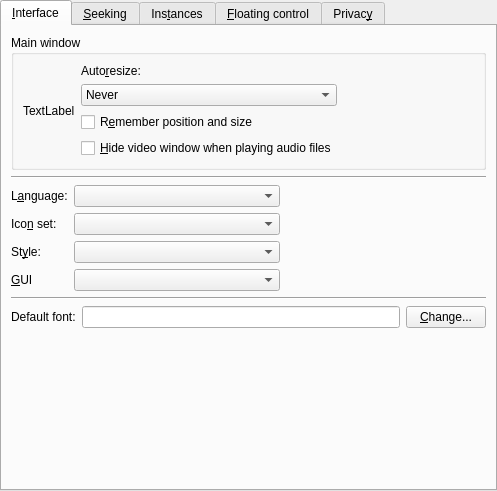
<?xml version="1.0" encoding="UTF-8"?>
<ui version="4.0">
 <class>PrefInterface</class>
 <widget class="QWidget" name="PrefInterface">
  <property name="geometry">
   <rect>
    <x>0</x>
    <y>0</y>
    <width>497</width>
    <height>491</height>
   </rect>
  </property>
  <layout class="QVBoxLayout">
   <property name="spacing">
    <number>0</number>
   </property>
   <property name="margin">
    <number>0</number>
   </property>
   <item>
    <widget class="QTabWidget" name="tabWidget">
     <property name="currentIndex">
      <number>0</number>
     </property>
     <widget class="QWidget" name="tab">
      <attribute name="title">
       <string>&amp;Interface</string>
      </attribute>
      <layout class="QVBoxLayout">
       <property name="spacing">
        <number>6</number>
       </property>
       <property name="margin">
        <number>9</number>
       </property>
       <item>
        <widget class="QGroupBox" name="groupBox">
         <property name="title">
          <string>Main window</string>
         </property>
         <layout class="QHBoxLayout">
          <property name="spacing">
           <number>6</number>
          </property>
          <property name="margin">
           <number>9</number>
          </property>
          <item>
           <widget class="QLabel" name="resize_window_icon">
            <property name="text">
             <string>TextLabel</string>
            </property>
           </widget>
          </item>
          <item>
           <layout class="QVBoxLayout">
            <property name="spacing">
             <number>6</number>
            </property>
            <property name="margin">
             <number>0</number>
            </property>
            <item>
             <widget class="QLabel" name="label">
              <property name="text">
               <string>Auto&amp;resize:</string>
              </property>
              <property name="buddy">
               <cstring>mainwindow_resize_combo</cstring>
              </property>
             </widget>
            </item>
            <item>
             <widget class="QComboBox" name="mainwindow_resize_combo">
              <property name="sizePolicy">
               <sizepolicy hsizetype="Preferred" vsizetype="Fixed">
                <horstretch>0</horstretch>
                <verstretch>0</verstretch>
               </sizepolicy>
              </property>
              <item>
               <property name="text">
                <string>Never</string>
               </property>
              </item>
              <item>
               <property name="text">
                <string>Whenever it's needed</string>
               </property>
              </item>
              <item>
               <property name="text">
                <string>Only after loading a new video</string>
               </property>
              </item>
             </widget>
            </item>
            <item>
             <widget class="QCheckBox" name="save_size_check">
              <property name="text">
               <string>R&amp;emember position and size</string>
              </property>
             </widget>
            </item>
            <item>
             <widget class="QCheckBox" name="hide_video_window_on_audio_check">
              <property name="text">
               <string>&amp;Hide video window when playing audio files</string>
              </property>
             </widget>
            </item>
           </layout>
          </item>
          <item>
           <spacer>
            <property name="orientation">
             <enum>Qt::Horizontal</enum>
            </property>
            <property name="sizeHint" stdset="0">
             <size>
              <width>40</width>
              <height>20</height>
             </size>
            </property>
           </spacer>
          </item>
         </layout>
        </widget>
       </item>
       <item>
        <widget class="Line" name="line_3">
         <property name="sizePolicy">
          <sizepolicy hsizetype="Expanding" vsizetype="Fixed">
           <horstretch>0</horstretch>
           <verstretch>0</verstretch>
          </sizepolicy>
         </property>
         <property name="orientation">
          <enum>Qt::Horizontal</enum>
         </property>
        </widget>
       </item>
       <item>
        <layout class="QGridLayout">
         <property name="margin">
          <number>0</number>
         </property>
         <property name="spacing">
          <number>6</number>
         </property>
         <item row="0" column="0">
          <widget class="QLabel" name="textLabel1_18">
           <property name="text">
            <string>L&amp;anguage:</string>
           </property>
           <property name="wordWrap">
            <bool>false</bool>
           </property>
           <property name="buddy">
            <cstring>language_combo</cstring>
           </property>
          </widget>
         </item>
         <item row="1" column="0">
          <widget class="QLabel" name="textLabel1_19">
           <property name="text">
            <string>Ico&amp;n set:</string>
           </property>
           <property name="wordWrap">
            <bool>false</bool>
           </property>
           <property name="buddy">
            <cstring>iconset_combo</cstring>
           </property>
          </widget>
         </item>
         <item row="2" column="1">
          <widget class="MyComboBox" name="style_combo">
           <property name="sizePolicy">
            <sizepolicy hsizetype="Expanding" vsizetype="Fixed">
             <horstretch>0</horstretch>
             <verstretch>0</verstretch>
            </sizepolicy>
           </property>
          </widget>
         </item>
         <item row="2" column="2">
          <spacer>
           <property name="orientation">
            <enum>Qt::Horizontal</enum>
           </property>
           <property name="sizeHint" stdset="0">
            <size>
             <width>40</width>
             <height>20</height>
            </size>
           </property>
          </spacer>
         </item>
         <item row="0" column="1">
          <widget class="MyComboBox" name="language_combo">
           <property name="sizePolicy">
            <sizepolicy hsizetype="Expanding" vsizetype="Fixed">
             <horstretch>0</horstretch>
             <verstretch>0</verstretch>
            </sizepolicy>
           </property>
          </widget>
         </item>
         <item row="2" column="0">
          <widget class="QLabel" name="style_label">
           <property name="text">
            <string>St&amp;yle:</string>
           </property>
           <property name="wordWrap">
            <bool>false</bool>
           </property>
           <property name="buddy">
            <cstring>style_combo</cstring>
           </property>
          </widget>
         </item>
         <item row="1" column="1">
          <widget class="MyComboBox" name="iconset_combo">
           <property name="sizePolicy">
            <sizepolicy hsizetype="Expanding" vsizetype="Fixed">
             <horstretch>0</horstretch>
             <verstretch>0</verstretch>
            </sizepolicy>
           </property>
          </widget>
         </item>
         <item row="1" column="2">
          <spacer>
           <property name="orientation">
            <enum>Qt::Horizontal</enum>
           </property>
           <property name="sizeHint" stdset="0">
            <size>
             <width>40</width>
             <height>20</height>
            </size>
           </property>
          </spacer>
         </item>
         <item row="0" column="2">
          <spacer>
           <property name="orientation">
            <enum>Qt::Horizontal</enum>
           </property>
           <property name="sizeHint" stdset="0">
            <size>
             <width>40</width>
             <height>20</height>
            </size>
           </property>
          </spacer>
         </item>
         <item row="3" column="0">
          <widget class="QLabel" name="label_4">
           <property name="text">
            <string>&amp;GUI</string>
           </property>
           <property name="buddy">
            <cstring>gui_combo</cstring>
           </property>
          </widget>
         </item>
         <item row="3" column="1">
          <widget class="QComboBox" name="gui_combo">
           <property name="sizePolicy">
            <sizepolicy hsizetype="Expanding" vsizetype="Fixed">
             <horstretch>0</horstretch>
             <verstretch>0</verstretch>
            </sizepolicy>
           </property>
          </widget>
         </item>
         <item row="3" column="2">
          <spacer>
           <property name="orientation">
            <enum>Qt::Horizontal</enum>
           </property>
           <property name="sizeHint" stdset="0">
            <size>
             <width>40</width>
             <height>20</height>
            </size>
           </property>
          </spacer>
         </item>
        </layout>
       </item>
       <item>
        <widget class="Line" name="line">
         <property name="sizePolicy">
          <sizepolicy hsizetype="Expanding" vsizetype="Fixed">
           <horstretch>0</horstretch>
           <verstretch>0</verstretch>
          </sizepolicy>
         </property>
         <property name="orientation">
          <enum>Qt::Horizontal</enum>
         </property>
        </widget>
       </item>
       <item>
        <layout class="QHBoxLayout">
         <property name="spacing">
          <number>6</number>
         </property>
         <property name="margin">
          <number>0</number>
         </property>
         <item>
          <widget class="QLabel" name="label_2">
           <property name="text">
            <string>Default font:</string>
           </property>
          </widget>
         </item>
         <item>
          <widget class="QLineEdit" name="default_font_edit">
           <property name="readOnly">
            <bool>true</bool>
           </property>
          </widget>
         </item>
         <item>
          <widget class="QPushButton" name="changeFontButton">
           <property name="text">
            <string>&amp;Change...</string>
           </property>
          </widget>
         </item>
        </layout>
       </item>
       <item>
        <spacer>
         <property name="orientation">
          <enum>Qt::Vertical</enum>
         </property>
         <property name="sizeHint" stdset="0">
          <size>
           <width>20</width>
           <height>40</height>
          </size>
         </property>
        </spacer>
       </item>
      </layout>
     </widget>
     <widget class="QWidget" name="tab_3">
      <attribute name="title">
       <string>&amp;Seeking</string>
      </attribute>
      <layout class="QGridLayout">
       <item row="0" column="0">
        <layout class="QVBoxLayout">
         <property name="spacing">
          <number>6</number>
         </property>
         <property name="margin">
          <number>0</number>
         </property>
         <item>
          <widget class="SeekWidget" name="seek1" native="true"/>
         </item>
         <item>
          <widget class="SeekWidget" name="seek2" native="true"/>
         </item>
         <item>
          <widget class="SeekWidget" name="seek3" native="true"/>
         </item>
         <item>
          <widget class="SeekWidget" name="seek4" native="true"/>
         </item>
        </layout>
       </item>
       <item row="0" column="1">
        <spacer>
         <property name="orientation">
          <enum>Qt::Horizontal</enum>
         </property>
         <property name="sizeHint" stdset="0">
          <size>
           <width>40</width>
           <height>20</height>
          </size>
         </property>
        </spacer>
       </item>
       <item row="1" column="0" colspan="2">
        <widget class="Line" name="line_4">
         <property name="sizePolicy">
          <sizepolicy hsizetype="Expanding" vsizetype="Fixed">
           <horstretch>0</horstretch>
           <verstretch>0</verstretch>
          </sizepolicy>
         </property>
         <property name="orientation">
          <enum>Qt::Horizontal</enum>
         </property>
        </widget>
       </item>
       <item row="2" column="0" colspan="2">
        <layout class="QHBoxLayout">
         <property name="spacing">
          <number>6</number>
         </property>
         <property name="margin">
          <number>0</number>
         </property>
         <item>
          <widget class="QLabel" name="label_3">
           <property name="text">
            <string>&amp;Behaviour of time slider:</string>
           </property>
           <property name="buddy">
            <cstring>timeslider_behaviour_combo</cstring>
           </property>
          </widget>
         </item>
         <item>
          <widget class="QComboBox" name="timeslider_behaviour_combo">
           <property name="sizePolicy">
            <sizepolicy hsizetype="Expanding" vsizetype="Fixed">
             <horstretch>0</horstretch>
             <verstretch>0</verstretch>
            </sizepolicy>
           </property>
           <item>
            <property name="text">
             <string>Seek to position while dragging</string>
            </property>
           </item>
           <item>
            <property name="text">
             <string>Seek to position when released</string>
            </property>
           </item>
          </widget>
         </item>
         <item>
          <spacer>
           <property name="orientation">
            <enum>Qt::Horizontal</enum>
           </property>
           <property name="sizeHint" stdset="0">
            <size>
             <width>81</width>
             <height>25</height>
            </size>
           </property>
          </spacer>
         </item>
        </layout>
       </item>
       <item row="3" column="0" colspan="2">
        <widget class="QGroupBox" name="seeking_method_group">
         <property name="title">
          <string>Seeking method</string>
         </property>
         <layout class="QVBoxLayout">
          <item>
           <widget class="QRadioButton" name="absolute_seeking_button">
            <property name="sizePolicy">
             <sizepolicy hsizetype="Expanding" vsizetype="Fixed">
              <horstretch>0</horstretch>
              <verstretch>0</verstretch>
             </sizepolicy>
            </property>
            <property name="text">
             <string>&amp;Absolute seeking</string>
            </property>
           </widget>
          </item>
          <item>
           <widget class="QRadioButton" name="relative_seeking_button">
            <property name="sizePolicy">
             <sizepolicy hsizetype="Expanding" vsizetype="Fixed">
              <horstretch>0</horstretch>
              <verstretch>0</verstretch>
             </sizepolicy>
            </property>
            <property name="text">
             <string>&amp;Relative seeking</string>
            </property>
           </widget>
          </item>
         </layout>
        </widget>
       </item>
       <item row="5" column="0" colspan="2">
        <spacer>
         <property name="orientation">
          <enum>Qt::Vertical</enum>
         </property>
         <property name="sizeHint" stdset="0">
          <size>
           <width>20</width>
           <height>40</height>
          </size>
         </property>
        </spacer>
       </item>
       <item row="4" column="0">
        <widget class="QCheckBox" name="precise_seeking_check">
         <property name="text">
          <string>&amp;Precise seeking</string>
         </property>
        </widget>
       </item>
      </layout>
     </widget>
     <widget class="QWidget" name="tab_2">
      <attribute name="title">
       <string>Ins&amp;tances</string>
      </attribute>
      <layout class="QVBoxLayout" name="verticalLayout">
       <item>
        <layout class="QHBoxLayout" name="horizontalLayout">
         <item>
          <widget class="QLabel" name="instances_icon">
           <property name="text">
            <string>TextLabel</string>
           </property>
          </widget>
         </item>
         <item>
          <widget class="QCheckBox" name="single_instance_check">
           <property name="text">
            <string>&amp;Use only one running instance of SMPlayer</string>
           </property>
          </widget>
         </item>
         <item>
          <spacer name="horizontalSpacer">
           <property name="orientation">
            <enum>Qt::Horizontal</enum>
           </property>
           <property name="sizeHint" stdset="0">
            <size>
             <width>40</width>
             <height>20</height>
            </size>
           </property>
          </spacer>
         </item>
        </layout>
       </item>
       <item>
        <spacer>
         <property name="orientation">
          <enum>Qt::Vertical</enum>
         </property>
         <property name="sizeHint" stdset="0">
          <size>
           <width>20</width>
           <height>40</height>
          </size>
         </property>
        </spacer>
       </item>
      </layout>
     </widget>
     <widget class="QWidget" name="tab_4">
      <attribute name="title">
       <string>&amp;Floating control</string>
      </attribute>
      <layout class="QVBoxLayout">
       <item>
        <widget class="QLabel" name="label_6">
         <property name="text">
          <string>The floating control appears in fullscreen mode when the mouse is moved to the bottom of the screen.</string>
         </property>
         <property name="wordWrap">
          <bool>true</bool>
         </property>
        </widget>
       </item>
       <item>
        <widget class="QCheckBox" name="floating_animated_check">
         <property name="text">
          <string>&amp;Animated</string>
         </property>
        </widget>
       </item>
       <item>
        <layout class="QGridLayout">
         <item row="0" column="0">
          <widget class="QLabel" name="label_7">
           <property name="text">
            <string>&amp;Width:</string>
           </property>
           <property name="buddy">
            <cstring>floating_width_slider</cstring>
           </property>
          </widget>
         </item>
         <item row="0" column="1">
          <widget class="QSlider" name="floating_width_slider">
           <property name="maximum">
            <number>100</number>
           </property>
           <property name="orientation">
            <enum>Qt::Horizontal</enum>
           </property>
          </widget>
         </item>
         <item row="0" column="2">
          <widget class="QLabel" name="floating_width_label">
           <property name="frameShape">
            <enum>QFrame::Panel</enum>
           </property>
           <property name="frameShadow">
            <enum>QFrame::Sunken</enum>
           </property>
           <property name="text">
            <string>0</string>
           </property>
          </widget>
         </item>
         <item row="1" column="0">
          <widget class="QLabel" name="label_8">
           <property name="text">
            <string>&amp;Margin:</string>
           </property>
           <property name="buddy">
            <cstring>floating_margin_slider</cstring>
           </property>
          </widget>
         </item>
         <item row="1" column="1">
          <widget class="QSlider" name="floating_margin_slider">
           <property name="maximum">
            <number>80</number>
           </property>
           <property name="orientation">
            <enum>Qt::Horizontal</enum>
           </property>
          </widget>
         </item>
         <item row="1" column="2">
          <widget class="QLabel" name="floating_margin_label">
           <property name="frameShape">
            <enum>QFrame::Panel</enum>
           </property>
           <property name="frameShadow">
            <enum>QFrame::Sunken</enum>
           </property>
           <property name="text">
            <string>0</string>
           </property>
          </widget>
         </item>
        </layout>
       </item>
       <item>
        <widget class="QCheckBox" name="floating_compact_check">
         <property name="text">
          <string>Display in &amp;compact mode too</string>
         </property>
        </widget>
       </item>
       <item>
        <widget class="QCheckBox" name="floating_bypass_wm_check">
         <property name="text">
          <string>&amp;Bypass window manager</string>
         </property>
        </widget>
       </item>
       <item>
        <spacer>
         <property name="orientation">
          <enum>Qt::Vertical</enum>
         </property>
         <property name="sizeHint" stdset="0">
          <size>
           <width>20</width>
           <height>40</height>
          </size>
         </property>
        </spacer>
       </item>
      </layout>
     </widget>
     <widget class="QWidget" name="tab_5">
      <attribute name="title">
       <string>Privac&amp;y</string>
      </attribute>
      <layout class="QVBoxLayout" name="verticalLayout_2">
       <item>
        <widget class="QGroupBox" name="groupBox_4">
         <property name="title">
          <string>Recent files</string>
         </property>
         <layout class="QHBoxLayout" name="_2">
          <property name="spacing">
           <number>6</number>
          </property>
          <property name="margin">
           <number>9</number>
          </property>
          <item>
           <widget class="QLabel" name="textLabel1_15">
            <property name="text">
             <string>Ma&amp;x. items</string>
            </property>
            <property name="wordWrap">
             <bool>false</bool>
            </property>
            <property name="buddy">
             <cstring>recents_max_items_spin</cstring>
            </property>
           </widget>
          </item>
          <item>
           <widget class="QSpinBox" name="recents_max_items_spin">
            <property name="minimum">
             <number>0</number>
            </property>
            <property name="maximum">
             <number>20</number>
            </property>
           </widget>
          </item>
          <item>
           <spacer>
            <property name="orientation">
             <enum>Qt::Horizontal</enum>
            </property>
            <property name="sizeHint" stdset="0">
             <size>
              <width>40</width>
              <height>20</height>
             </size>
            </property>
           </spacer>
          </item>
         </layout>
        </widget>
       </item>
       <item>
        <widget class="QCheckBox" name="save_dirs_check">
         <property name="text">
          <string>&amp;Remember last directory</string>
         </property>
        </widget>
       </item>
       <item>
        <spacer name="verticalSpacer">
         <property name="orientation">
          <enum>Qt::Vertical</enum>
         </property>
         <property name="sizeHint" stdset="0">
          <size>
           <width>20</width>
           <height>340</height>
          </size>
         </property>
        </spacer>
       </item>
      </layout>
     </widget>
    </widget>
   </item>
  </layout>
 </widget>
 <customwidgets>
  <customwidget>
   <class>MyComboBox</class>
   <extends>QComboBox</extends>
   <header>mycombobox.h</header>
  </customwidget>
  <customwidget>
   <class>SeekWidget</class>
   <extends>QWidget</extends>
   <header>seekwidget.h</header>
  </customwidget>
 </customwidgets>
 <tabstops>
  <tabstop>tabWidget</tabstop>
  <tabstop>mainwindow_resize_combo</tabstop>
  <tabstop>save_size_check</tabstop>
  <tabstop>hide_video_window_on_audio_check</tabstop>
  <tabstop>language_combo</tabstop>
  <tabstop>iconset_combo</tabstop>
  <tabstop>style_combo</tabstop>
  <tabstop>gui_combo</tabstop>
  <tabstop>default_font_edit</tabstop>
  <tabstop>changeFontButton</tabstop>
  <tabstop>timeslider_behaviour_combo</tabstop>
  <tabstop>absolute_seeking_button</tabstop>
  <tabstop>relative_seeking_button</tabstop>
  <tabstop>precise_seeking_check</tabstop>
  <tabstop>single_instance_check</tabstop>
  <tabstop>floating_animated_check</tabstop>
  <tabstop>floating_width_slider</tabstop>
  <tabstop>floating_margin_slider</tabstop>
  <tabstop>floating_compact_check</tabstop>
  <tabstop>floating_bypass_wm_check</tabstop>
  <tabstop>recents_max_items_spin</tabstop>
 </tabstops>
 <resources/>
 <connections>
  <connection>
   <sender>floating_width_slider</sender>
   <signal>valueChanged(int)</signal>
   <receiver>floating_width_label</receiver>
   <slot>setNum(int)</slot>
   <hints>
    <hint type="sourcelabel">
     <x>222</x>
     <y>154</y>
    </hint>
    <hint type="destinationlabel">
     <x>411</x>
     <y>156</y>
    </hint>
   </hints>
  </connection>
  <connection>
   <sender>floating_margin_slider</sender>
   <signal>valueChanged(int)</signal>
   <receiver>floating_margin_label</receiver>
   <slot>setNum(int)</slot>
   <hints>
    <hint type="sourcelabel">
     <x>272</x>
     <y>204</y>
    </hint>
    <hint type="destinationlabel">
     <x>480</x>
     <y>150</y>
    </hint>
   </hints>
  </connection>
 </connections>
</ui>
